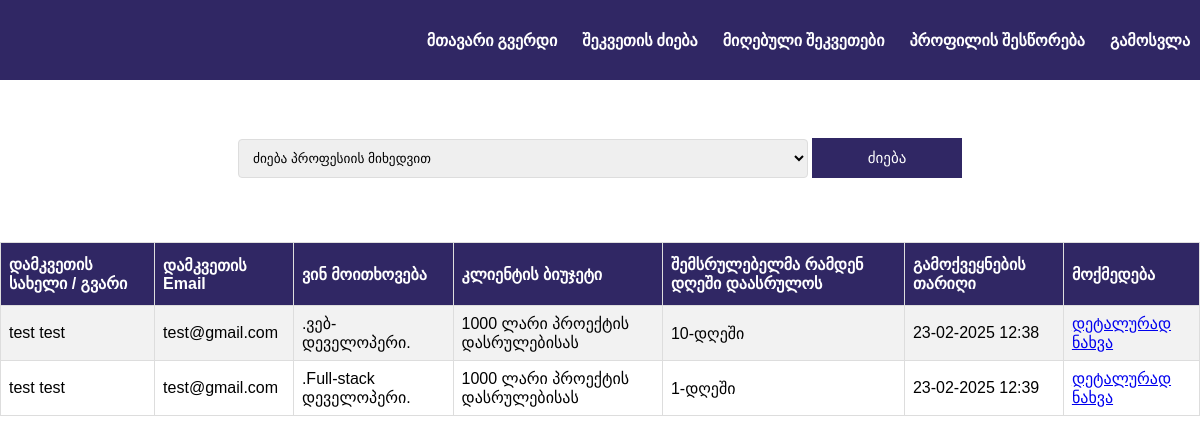
The page /public/performer_searchtask.php (signed in) on the database its author committed.
### tables this page shows
CREATE TABLE `client_task` (
  `id` int(11) NOT NULL,
  `professions` varchar(500) NOT NULL,
  `days` varchar(100) NOT NULL,
  `job_description` mediumtext NOT NULL,
  `publish_time` varchar(100) NOT NULL,
  `user_id` int(11) NOT NULL,
  `budget` int(11) NOT NULL,
  `budget_type` varchar(100) NOT NULL,
  `first_name` varchar(100) NOT NULL,
  `last_name` varchar(100) NOT NULL,
  `email` varchar(100) NOT NULL
);

### public/performer_searchtask.php (the view, shortened to what this page needs)
<!DOCTYPE html>
<html lang="ka">
<head>
    <link rel="stylesheet" href="../assets/css/performer_searchtask.css">
    <link rel="stylesheet" href="../assets/css/header.css">
</head>
<body>
<?php
include_once("../includes/db_conn.php");
?>
<header>
    <nav>
        <ul>
            <li><a href="performer_login.php">მთავარი გვერდი</a></li>
            <li><a href="performer_searchtask.php">შეკვეთის ძიება</a></li>
            <li><a href="performer_recivced_job.php">მიღებული შეკვეთები</a></li>
            <li><a href="performer_profil.php">პროფილის შესწორება</a></li>
            <li><a href="performer_login.php?logout=1">გამოსვლა</a></li>
        </ul>
    </nav>
</header>
<div class="container">
<div class="form-group">
    <form method="post" action="performer_searchtask.php">
            <select id="professions_search" name="professions_search">
                <option value="" hidden>ძიება პროფესიის მიხედვით</option>
            </select>
        <button name="search">ძიება</button>
        </form>
        </div>
    </div>
<table id="client_task">
  <tr>
    <th>დამკვეთის სახელი / გვარი</th>
    <th>დამკვეთის Email</th>
    <th>ვინ მოითხოვება</th>
    <th>კლიენტის ბიუჯეტი</th>
    <th>შემსრულებელმა რამდენ დღეში დაასრულოს</th>
    <th>გამოქვეყნების თარიღი</th>
    <th>მოქმედება</th>
  </tr>
    <?php
    if(isset($_COOKIE['filter'])){
        if($_COOKIE['filter'] == 1){
            $query = "SELECT * FROM `client_task`";
        }else{
            $x = urldecode($_COOKIE['filter']);
            $query = "SELECT * FROM `client_task` WHERE professions='$x'";
        }
    }
    else{
        $query = "SELECT * FROM `client_task`";
    }
    $result = mysqli_query($conn, $query);
    if (mysqli_num_rows($result) > 0) {
        while ($row = mysqli_fetch_assoc($result)) {
            echo "<tr>";
            echo "<td>" . $row['first_name']." ".$row['last_name']. "</td>";
            echo "<td>" . $row['email'] . "</td>";
            echo "<td>" . $row['professions'] . "</td>";
            echo "<td>" . $row['budget']." ლარი ".$row['budget_type']."</td>";
            echo "<td>" . $row['days'] . "-დღეში</td>";
            echo "<td>" . $row['publish_time'] . "</td>";
            echo "<td><a href='performer_detailjob.php?professions=". $row['professions']."&&user_id=" . $row['user_id'] . "&&order_id=" . $row['id']."&&job_description=" . $row['job_description']."&&publish_time=" . $row['publish_time']."&&first_name=" . $row['first_name']."&&last_name=" . $row['last_name']."&&email=" . $row['email']."&&budget=" . $row['budget']."&&budget_type=" . $row['budget_type']."&&days=" . $row['days'] ."'>დეტალურად ნახვა</a></td>";
            echo "</tr>";
        }
        echo "</table>";
    } else {
        echo "<tr><td>არ მოიძებნა შედეგი.<td><tr>";
    }
    ?>
</body>
</html>

### assets/css/performer_searchtask.css (style rules this page uses)
#client_task { font-family: Arial, Helvetica, sans-serif; border-collapse: collapse; width: 100%; margin-top: 2%; }
#client_task td, #client_task th { border: 1px solid #ddd; padding: 8px; }
#client_task tr:nth-child(even) { background-color: #f2f2f2; }
#client_task th { padding-top: 12px; padding-bottom: 12px; text-align: left; background-color: #302764; color: white; }
select { padding: 10px; margin: 5px 0 10px; border: 1px solid #ddd; border-radius: 4px; width: 50%; }
.container { margin-top: 2%; padding: 30px; border-radius: 8px; text-align: center; }
.container button { width: 150px; height: 40px; color: white; background-color: #302764; border: none; font-size: 15px; }

### assets/css/header.css (style rules this page uses)
* { margin: 0; padding: 0; }
header { display: flex; justify-content: flex-end; align-items: center; padding: 10px; background-color: #302764; height: 60px; }
header nav ul { list-style-type: none; margin: 0; padding: 0; display: flex; }
header nav ul li { margin-left: 25px; }
header nav ul li a { color: white; text-decoration: none; font-size: 16px; font-weight: bold; }

### rows shown on the page
client_task: first_name "test", last_name "test", email "test@gmail.com", professions ".ვებ-დეველოპერი.", budget "1000", budget_type "პროექტის დასრულებისას", days "10", publish_time "23-02-2025 12:38"
client_task: first_name "test", last_name "test", email "test@gmail.com", professions ".Full-stack დეველოპერი.", budget "1000", budget_type "პროექტის დასრულებისას", days "1", publish_time "23-02-2025 12:39"
